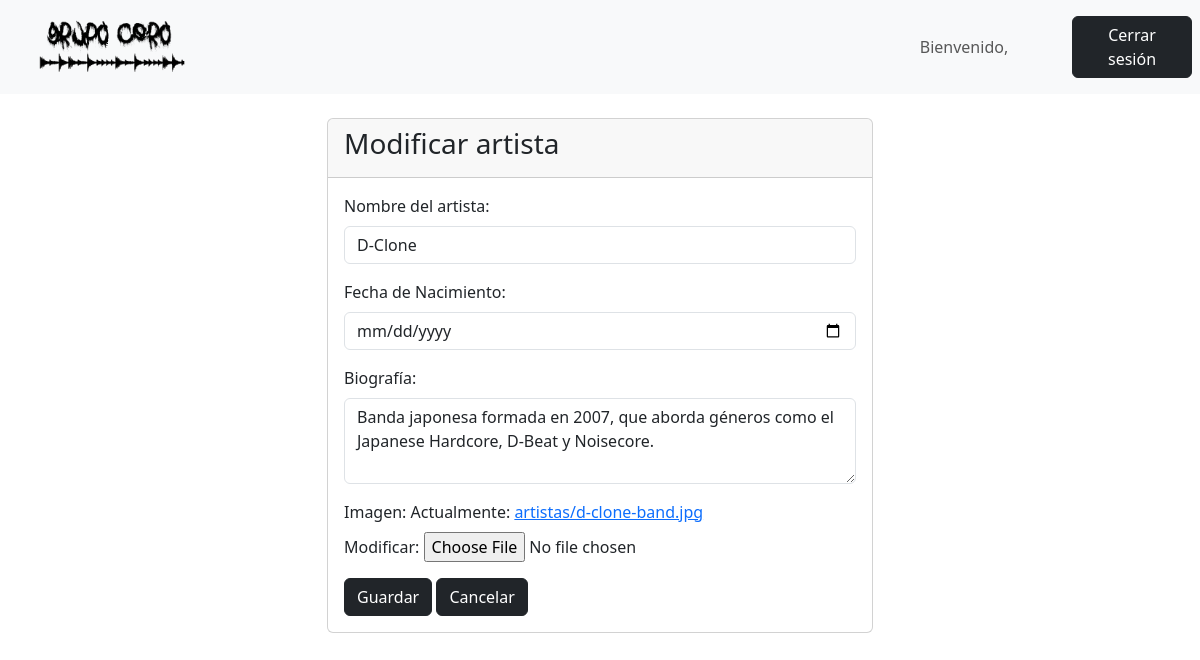
Page /artistasupdate/24/ on the committed database.
### core/models.py (models this page shows, shortened)
class Artista(models.Model):
    nombreArtista = models.CharField(max_length=50)
    fecha_nacimiento = models.DateField(null=True, blank=True)
    biografia = models.TextField()
    imagen = models.ImageField(upload_to='artistas/', null=False, blank=False)
    aprobado = models.CharField(max_length=20, choices=TIPO_APROBACION, default='pendiente')
    fecha_solicitud = models.DateField(null=True, blank=True, default=datetime.date.today)
    feedback = models.TextField(blank=True)
    class Meta:
        verbose_name = "Artista"
        verbose_name_plural = "Artistas"

### core/views.py (the view)
# urls.py: path('artistasupdate/<int:id>/', artistasupdate, name='artistasupdate'),
def artistasupdate(request, id):
    artista = Artista.objects.get(id=id)
    if request.method == 'POST':
        formulario = ArtistaForm(data=request.POST, instance=artista)
        if formulario.is_valid():
            formulario.save()
            return redirect('artistasobjects')
    else:
        formulario = ArtistaForm(instance=artista)
    return render(request, 'core/miembros/artistas/crud/update.html', {'form': formulario, 'artista': artista})

### core/forms.py
class ArtistaForm (ModelForm):
    class Meta:
        model = Artista
        fields = ['nombreArtista', 'fecha_nacimiento', 'biografia', 'imagen']
        widgets = {
            'nombreArtista': forms.TextInput(attrs={'class': 'form-control', 'id': 'id_nombreArtista'}),
            'fecha_nacimiento': forms.DateInput(attrs={'class': 'form-control', 'id': 'id_fecha_nacimiento', 'type': 'date'}),
            'biografia': forms.Textarea(attrs={'class': 'form-control', 'id': 'id_biografia', 'rows': 3}),
        }

### core/templates/core/miembros/artistas/crud/update.html (shortened to what this page needs)
<!DOCTYPE html>
{% load static %}
<html lang="es">
<head>
    <link href="https://cdn.jsdelivr.net/npm/bootstrap@5.3.3/dist/css/bootstrap.min.css" rel="stylesheet">
    <link rel="stylesheet" href="{% static 'core/css/style.css' %}">
</head>
<body>
<nav class="navbar navbar-expand-sm bg-light navbar-light justify-content-center">
    <div class="container-fluid">
        <a class="navbar-brand" href="{% url 'miembrosindex' %}">
            <img src="{% static 'core/img/LOGO.png' %}" alt="Avatar Logo" style="width:200px;" class="rounded-pill">
        </a>
    </div>
    <ul class="navbar-nav">
        <li class="nav-item">
            <a class="nav-link text-center" style="width:200px;">Bienvenido, {{ user.username }}</a>
        </li>
    </ul>
    <ul class="navbar-nav">
        <li class="nav-item">
            <a class="nav-link" href="{% url 'logout' %}">
                <button class="btn btn-dark" type="button" style="width:120px;">Cerrar sesión</button>
            </a>
        </li>
    </ul>
</nav>
<div class="container mt-4">
    <div class="row justify-content-center">
        <div class="col-md-6">
            <div class="card">
                <div class="card-header">
                    <h3 class="card-title">Modificar artista</h3>
                </div>
                <div class="card-body">
                    <form id="artistaForm" method="POST">
                        <div class="mb-3">
                            <label for="id_nombreArtista" class="form-label">Nombre del artista:</label>
                            {{ form.nombreArtista }}
                        </div>
                        <div class="mb-3">
                            <label for="id_fecha_nacimiento" class="form-label">Fecha de Nacimiento:</label>
                            {{ form.fecha_nacimiento }}
                        </div>
                        <div class="mb-3">
                            <label for="id_biografia" class="form-label">Biografía:</label>
                            {{ form.biografia }}
                        </div>
                        <div class="mb-3">
                            <label for="imagen" class="form-label">Imagen:</label>
                            {{ form.imagen }}
                        </div>
                        <input class="btn btn-dark" type="submit" value="Guardar">
                        <a href="#" class="btn btn-dark" onclick="history.back()">Cancelar</a>
                    </form>
                </div>
            </div>
        </div>
    </div>
</div>
</body>
</html>

### core/static/core/css/style.css (style rules this page uses)
body { background-color: white; color: black; }

### rows in the picture
Artista: nombreArtista "D-Clone", biografia "Banda japonesa formada en 2007, que aborda géneros como el Japanese Hardcore, D-Beat y Noisecore."
